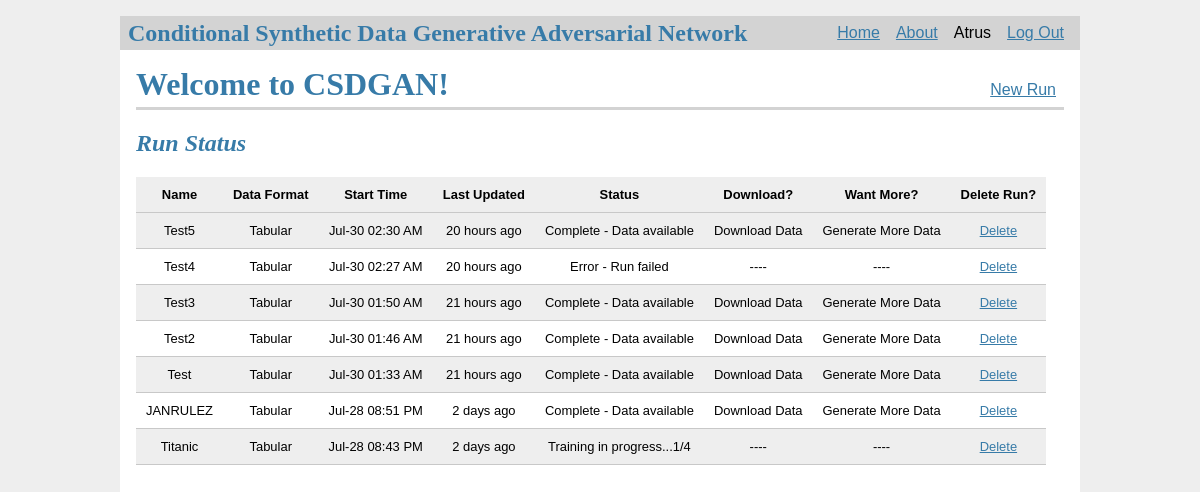
Page / (signed in) on the earlier database version.
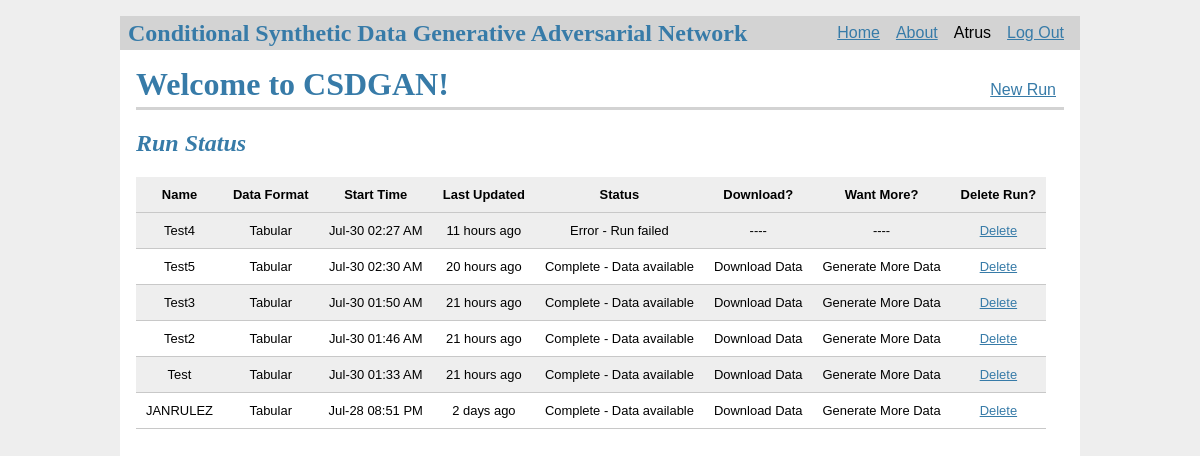
Same page on the later database version.
### tables this page shows
CREATE TABLE run (
  id INTEGER PRIMARY KEY AUTOINCREMENT,
  title TEXT NOT NULL,
  user_id INTEGER NOT NULL,
  start_time TIMESTAMP NOT NULL DEFAULT CURRENT_TIMESTAMP,
  end_time TIMESTAMP,
  format TEXT NOT NULL,
  filesize INTEGER NOT NULL,
  FOREIGN KEY (user_id) REFERENCES user (id)
);

### src/home.py (the view)
@bp.route('/')
def index():
    if g.user:
        runs = query_all_runs(session['user_id'])
        if len(runs) > 0:
            return render_template('home/index.html', runs=runs, logged_in=True)
        else:
            return render_template('home/index.html', logged_in=True)
    else:
        return render_template('home/index.html', logged_in=False)

### src/auth.py (called while the page is built)
@bp.before_app_request
def load_logged_in_user():
    user_id = session.get('user_id')
    if user_id is None:
        g.user = None
    else:
        g.user = get_db().execute(
            'SELECT * FROM user WHERE id = ?', (user_id,)
        ).fetchone()

### utils/db.py (called while the page is built)
def get_db():
    if 'db' not in g:
        g.db = sqlite3.connect(
            current_app.config['DATABASE'],
            detect_types=sqlite3.PARSE_DECLTYPES
        )
        g.db.row_factory = sqlite3.Row
    return g.db

def query_all_runs(user_id):
    result = get_db().execute(
        'SELECT run.id, run.title, run.start_time, run.format, status.update_time, status_info.descr '
        'FROM run '
        'LEFT JOIN ('
        '   SELECT a.run_id, a.status_id, a.update_time FROM status as a '
        '   INNER JOIN ('
        '       SELECT run_id, max(status_id) as status_id FROM status GROUP BY run_id'
        '   ) as b on a.run_id = b.run_id and a.status_id = b.status_id'
        ') as status on run.id = status.run_id '
        'LEFT JOIN status_info on status.status_id = status_info.id '
        'WHERE run.user_id = ? '
        'ORDER BY status.update_time DESC',
        (user_id, )
    ).fetchall()
    return result

### src/templates/home/index.html
{% extends 'home/jquery_base.html' %}
{% block header %}
<h1>{% block title %}Welcome to CSDGAN!{% endblock %}</h1>
{% if g.user %}
<a class="action" href="{{ url_for('create.create') }}">New Run</a>
{% endif %}
{% endblock %}
{% block content %}
<h2>Run Status</h2>
{% if not logged_in %}
<p>It doesn't look like you are logged in yet. <a href="{{ url_for('auth.login') }}">Click here</a> to log in or
    <a href="{{ url_for('auth.register') }}">here</a> to register if you haven't already.</p>
{% elif runs is not defined %}
<p>It doesn't look like you have any runs yet. <a href="{{ url_for('create.create') }}">Click here</a> to get started!</p>
{% else %}
<table border="1" class="dataframe">
    <thead>
    <tr style="text-align: right;">
        <th>Name</th>
        <th>Data Format</th>
        <th>Start Time</th>
        <th>Last Updated</th>
        <th>Status</th>
        <th>Download?</th>
        <th>Want More?</th>
        <th>Delete Run?</th>
    </tr>
    </thead>
    <tbody>
    {% for run in runs %}
    <tr>
        <td>{{ run.title }}</td>
        <td>{{ run.format }}</td>
        <td>{{ run.start_time.strftime("%b-%d %I:%M %p") }}</td>
        <td>{{ moment(run.update_time).fromNow() }}</td>
        <td>{{ run.descr }}</td>
        {% if 'Data available' in run.descr %}
        <td>Download Data</td>
        <td>Generate More Data</td>
        {% else %}
        <td>----</td>
        <td>----</td>
        {% endif %}
        <td><a href="#" onclick="return delete_run({{ run.index }});">Delete</a></td>
    </tr>
    {% endfor %}
    </tbody>
</table>
{% endif %}
{% endblock %}

Differences in the rows shown:
removed run: title "Titanic", format "Tabular", start_time "Jul-28 08:43 PM", update_time "2 days ago", descr "Training in progress...1/4"
shown differently, row unchanged: run "Test4": update_time "20 hours ago" → "11 hours ago"; moves up the list
